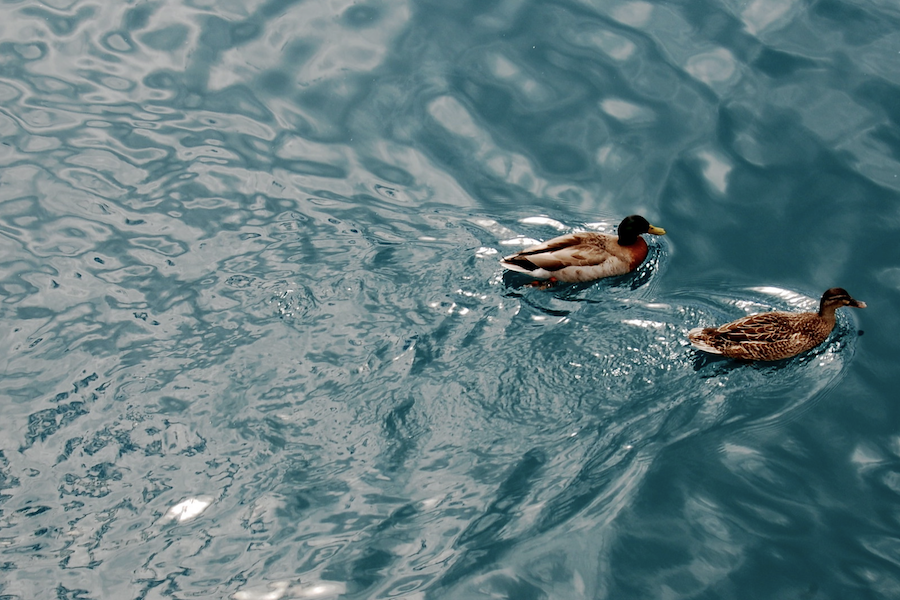
#> input picture src/imagenes/ejercicios/patos.png, 900 x 600 px
$ jupyter execute Ejercicios.ipynb
#> lines starting #> are read from the running program, lines starting #| are printed output that depends on the picture; after the words box and inside, x2 and y2 are one past the last pixel; in counts of white or black regions, pixels touching at a corner belong together
[cell 1]
import cv2 as cv
import imutils
import os
import matplotlib.pyplot as plt
import numpy as np

[cell 2]
image = cv.imread('imagenes/ejercicios/patos.png')
#> image is the input picture: shape (600, 900, 3); mean B, G, R 129.2, 124.8, 99.7
imgRgb = cv.cvtColor(image, cv.COLOR_BGR2RGB)
imgGray = cv.cvtColor(image, cv.COLOR_BGR2GRAY)
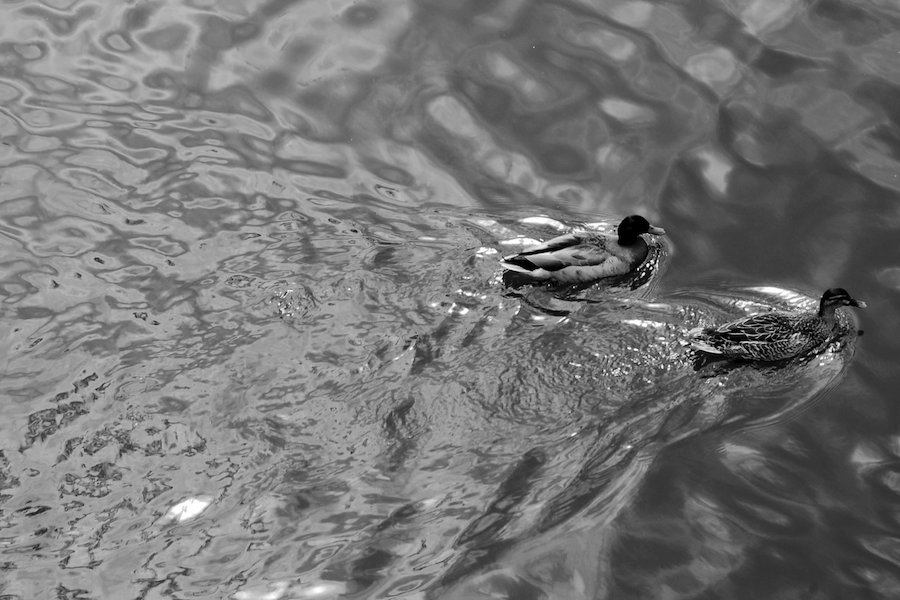
#> imgGray: shape (600, 900); min 0, max 255, mean 117.8
f, (ax1, ax2) = plt.subplots(1,2, sharey=True)
ax1.imshow(imgRgb)
ax2.imshow(imgGray, 'gray')

[cell 3]
a,b = imgGray.shape
#> a = 600; b = 900
datos = np.reshape(imgGray, a * b)
plt.hist(datos, bins=256, edgecolor = 'black',  linewidth=1)
#plt.hist(h)
plt.show()
#> figure, not shown here; tallest bar 7108 high, from x = 157.4 to 158.4

[cell 4]
def obtenerCanaleColor(image, color):
    a,b,h = image.shape
    image_new = np.zeros((a,b))
    for i in range(a):
        for j in range(b):
            image_new[i,j] = image[i,j, color]
    return image_new

[cell 5]
titles = ['Rojo','Verde', 'Azul']
for i in range(3):
    plt.subplot(2,2,i+1),plt.imshow(obtenerCanaleColor(imgRgb, i),'gray')
    plt.title(titles[i])
    plt.xticks([]),plt.yticks([])
plt.show()
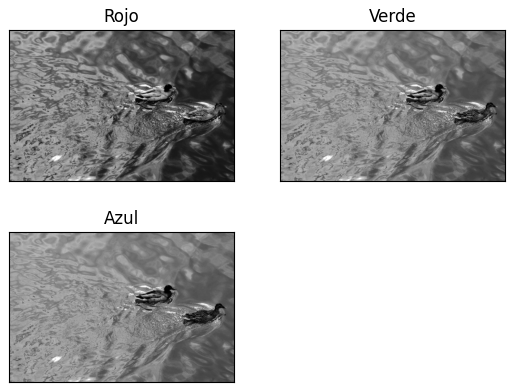
#> figure drawn by matplotlib, 3 panels

[cell 6]
def obtenerImagenColoRojo(image):
    a, b, h = image.shape
#> a = 600; b = 900; h = 3
    image_new = np.zeros((a,b))
    for i in range(a):
        for j in range(b):
            red = image[i,j, 0]
            green = image[i,j,1]
            blue = image[i,j,2]
            if red > 110 and green < 90:
                image_new[i,j] = 150
            elif green < 20 and blue < 20:
                image_new[i,j] = 150
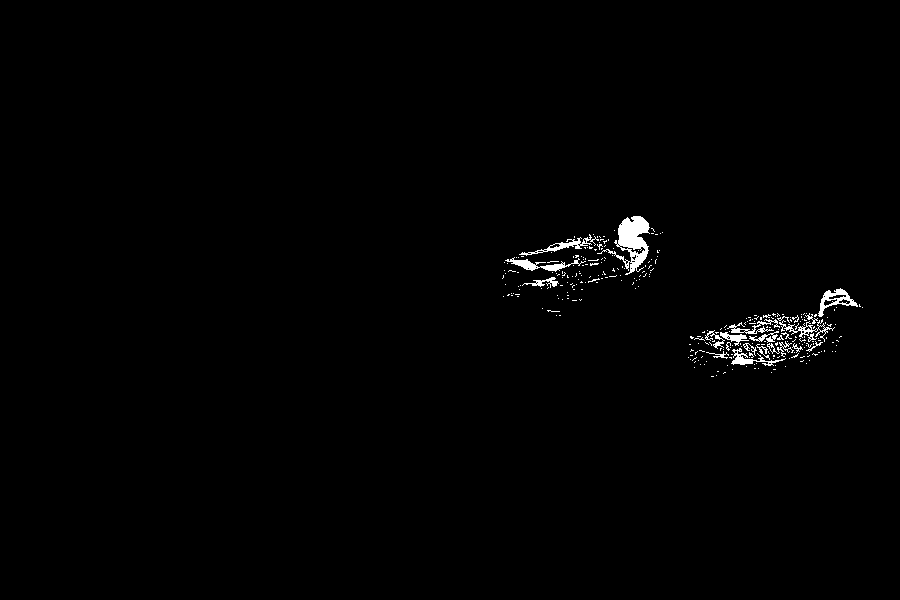
#> image_new: shape (600, 900) float64; values 0 (black) and 150 (white), 0.91% white; 299 white regions (276 under 20 px), largest, box (x1, y1, x2, y2) and area: (597, 216, 650, 275) 1188, (818, 288, 858, 317) 382, (505, 257, 586, 272) 376
    return image_new

[cell 7]
image_red_new = obtenerImagenColoRojo(imgRgb)
image_red_new = np.uint8(image_red_new)
plt.imshow(image_red_new, 'gray')

[cell 8]
histg = cv.calcHist([image_red_new],[0],None,[256],[0,256])
#> histg = 256 values, max 535090 at index 0, min 0 at index 1, mean 2109.4
plt.plot(histg)
plt.show()
#> figure, not shown here; curve peaks at x = 0, y = 535090

[cell 9]
kernel = np.ones((15,15),np.uint8)
dilate = cv.dilate(image_red_new,kernel,iterations = 1)
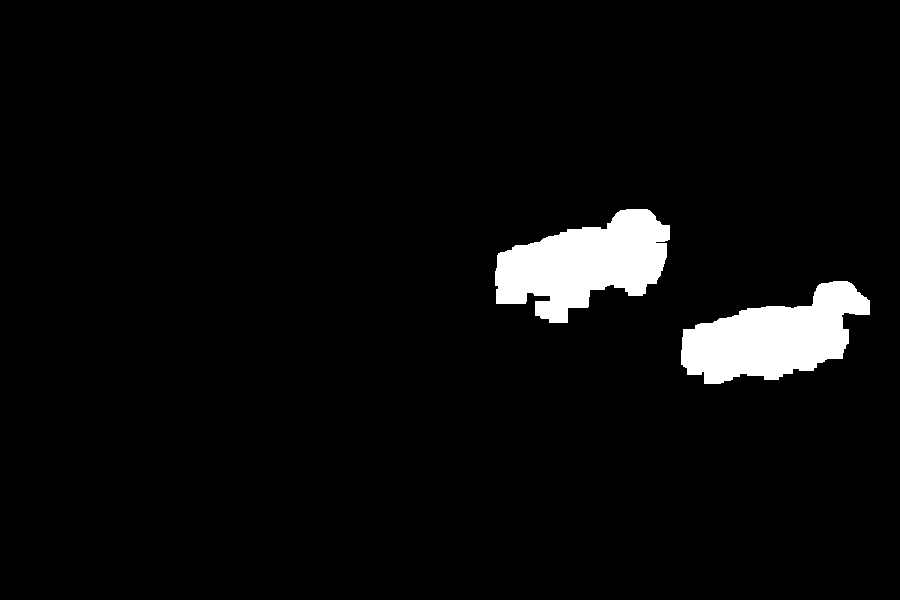
#> dilate: shape (600, 900); values 0 (black) and 150 (white), 4.3% white; 2 white regions, box (x1, y1, x2, y2) and area: (495, 209, 670, 323) 12009, (681, 281, 870, 384) 11356
plt.imshow(dilate, 'gray')

[cell 10]
histg = cv.calcHist([dilate],[0],None,[256],[0,256])
#> histg = 256 values, max 516635 at index 0, min 0 at index 1, mean 2109.4
plt.plot(histg)
plt.show()
#> figure, not shown here; curve peaks at x = 0, y = 516635

[cell 11]
ret,thresh1 = cv.threshold(dilate,100,255,cv.THRESH_BINARY)
plt.imshow(thresh1, 'gray')

[cell 12]
[indx, indy] = np.where(dilate == 0)
print(indx, indy)
#> (printed output is left out)
print(len(indx))
#| 516635
#imgRgb[indx, indy] = 0
#plt.imshow(imgRgb)
plt.imshow(imgRgb)

[cell 13]
active_px = np.argwhere(thresh1!=0)
#> active_px = 23365 pairs, first value 209 to 383, second value 495 to 869
active_px = active_px[:,[1,0]]
#> active_px = 23365 pairs, first value 495 to 869, second value 209 to 383
x,y,w,h = cv.boundingRect(active_px)
#> x = 495; y = 209; w = 375; h = 175
cv.rectangle(imgRgb,(x,y),(x+w,y+h),(255,255,0),4)
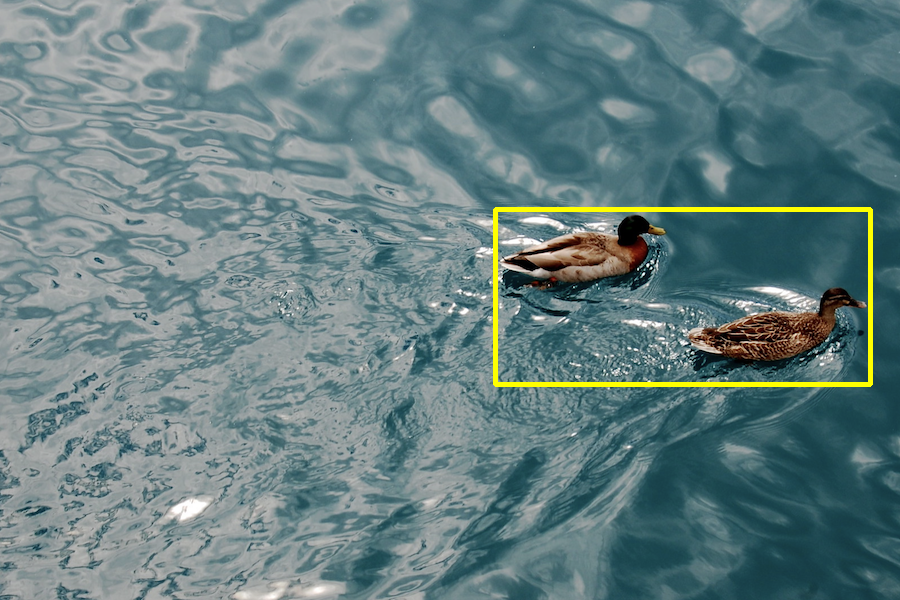
#> imgRgb: shape (600, 900, 3); mean R, G, B 101.5, 126.3, 128.1
plt.imshow(imgRgb, 'gray')

[cell 14]
#Medir la longitud del Lapiz

[cell 15]
pencil = cv.imread('imagenes/ejercicios/lapiz.png')
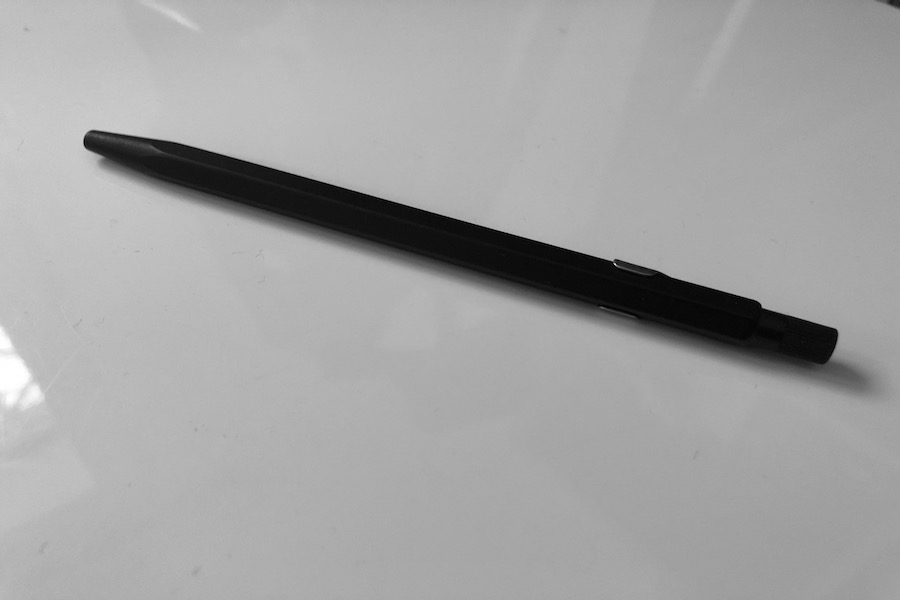
#> input picture src/imagenes/ejercicios/lapiz.png, 900 x 600 px
#> pencil is the input picture: shape (600, 900, 3); min 0, max 255, mean 163

[cell 16]
pencilRgb = cv.cvtColor(pencil, cv.COLOR_BGR2RGB)
pencilGray = cv.cvtColor(pencil, cv.COLOR_BGR2GRAY)
plt.imshow(pencilRgb, 'gray')

[cell 17]
a,b = pencilGray.shape
datos = np.reshape(pencilGray, a * b)
plt.hist(datos, bins=256, edgecolor = 'black',  linewidth=1)
#plt.hist(h)
plt.show()
#> figure, not shown here; tallest bar 20141 high, from x = 169.3 to 170.3

[cell 18]
ret,thresh1 = cv.threshold(pencilGray,100,255,cv.THRESH_BINARY)
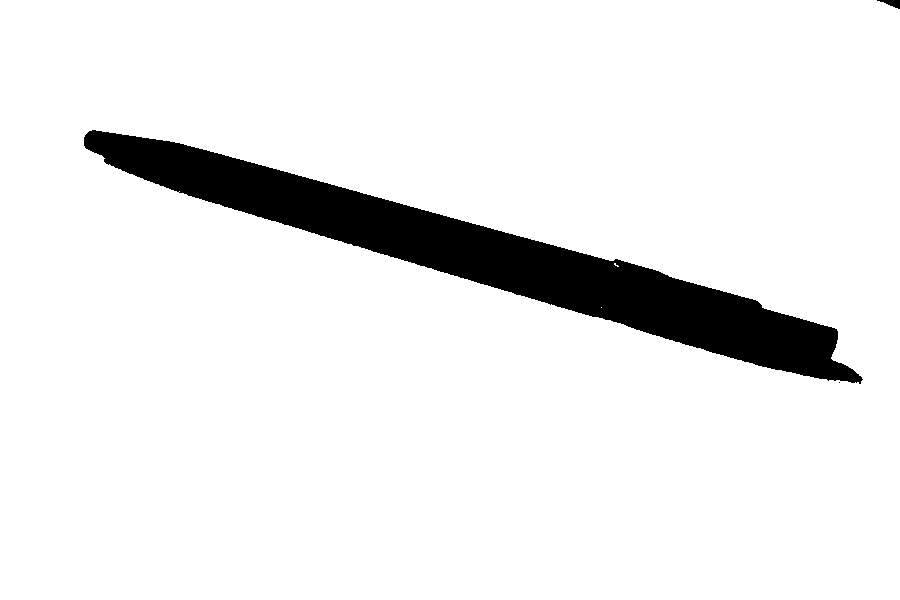
#> thresh1: shape (600, 900); 92.3% white; 3 black regions (1 under 20 px), largest, box (x1, y1, x2, y2) and area: (84, 130, 863, 384) 41485, (877, 0, 900, 9) 109
plt.imshow(thresh1, 'gray')

[cell 19]
titles = ['Rojo','Verde', 'Azul']
for i in range(3):
    plt.subplot(2,2,i+1),plt.imshow(obtenerCanaleColor(pencilRgb, i),'gray')
    plt.title(titles[i])
    plt.xticks([]),plt.yticks([])
plt.show()
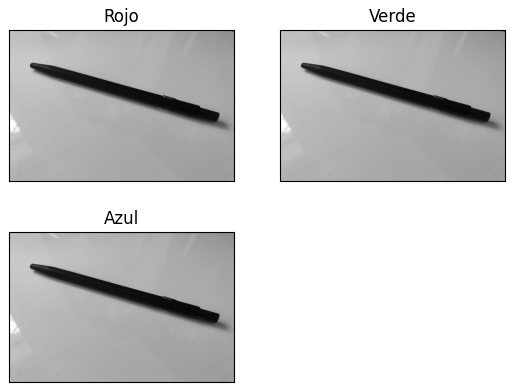
#> figure drawn by matplotlib, 3 panels

[cell 20]
def quitarSombraImagenGris(image):
    a, b = image.shape
#> a = 600; b = 900
    image_new = np.zeros((a,b))
    for i in range(a):
        for j in range(b):
            pixel = image[i,j]
            if pixel < 70 and i > 100 :
                image_new[i,j] = 120
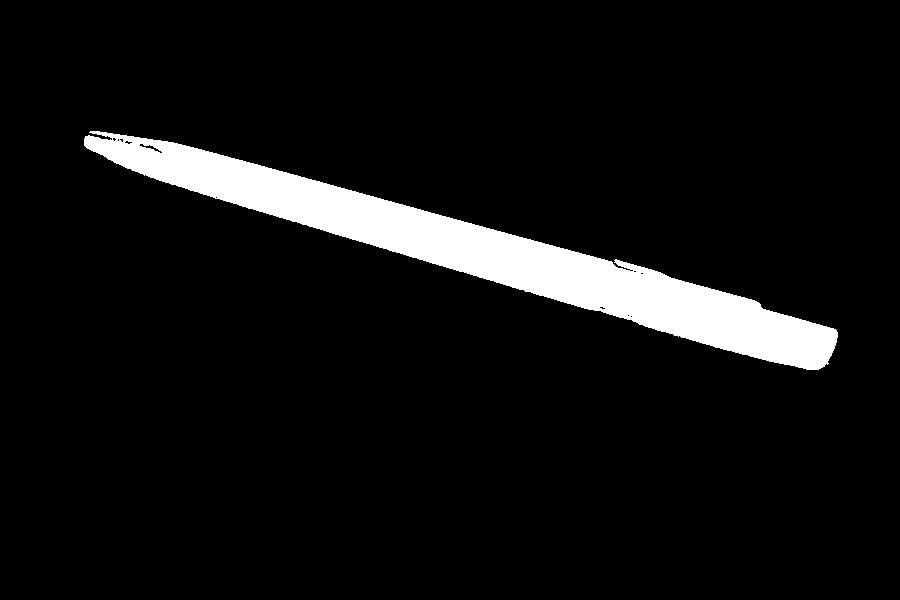
#> image_new: shape (600, 900) float64; values 0 (black) and 120 (white), 6.7% white; 1 white region, box (x1, y1, x2, y2) and area: (84, 131, 838, 370) 36428
    return image_new

[cell 21]
pencil_sin_sombra = quitarSombraImagenGris(pencilGray)
pencil_sin_sombra = np.uint8(pencil_sin_sombra)
plt.imshow(pencil_sin_sombra, 'gray')

[cell 22]
a,b = pencil_sin_sombra.shape
datos = np.reshape(pencil_sin_sombra, a * b)
plt.hist(datos, bins=256, edgecolor = 'black',  linewidth=1)
#plt.hist(h)
plt.show()
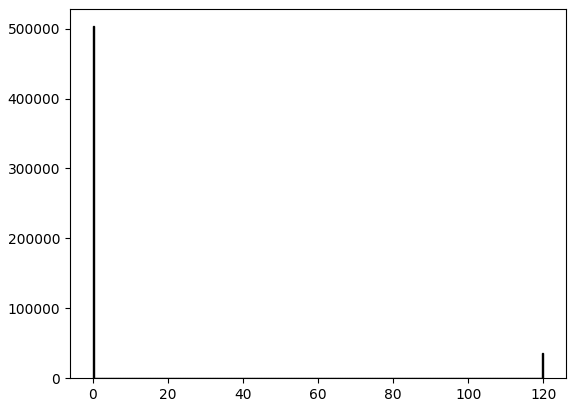
#> figure drawn by matplotlib, 1 panel; tallest bar 503572 high, from x = 0 to 0.469

[cell 23]
ret,thresh1 = cv.threshold(pencil_sin_sombra,60,255,cv.THRESH_BINARY)
plt.imshow(thresh1, 'gray')

[cell 24]
active_px = np.argwhere(thresh1!=0)
#> active_px = 36428 pairs, first value 131 to 369, second value 84 to 837
punto_1 = active_px[0]
#> punto_1 = [131, 90]
punto_2 = active_px[len(active_px) - 1]
#> punto_2 = [369, 818]

[cell 25]
# 1pixel == 0.026458 cm
numPixeles = round(np.linalg.norm(punto_1-punto_2),0)
#> numPixeles = 766
longitud_lapiz = round(numPixeles * 0.026458,2)
#> longitud_lapiz = 20.27
print("logintud (cm)=", longitud_lapiz)
#| logintud (cm)= 20.27
